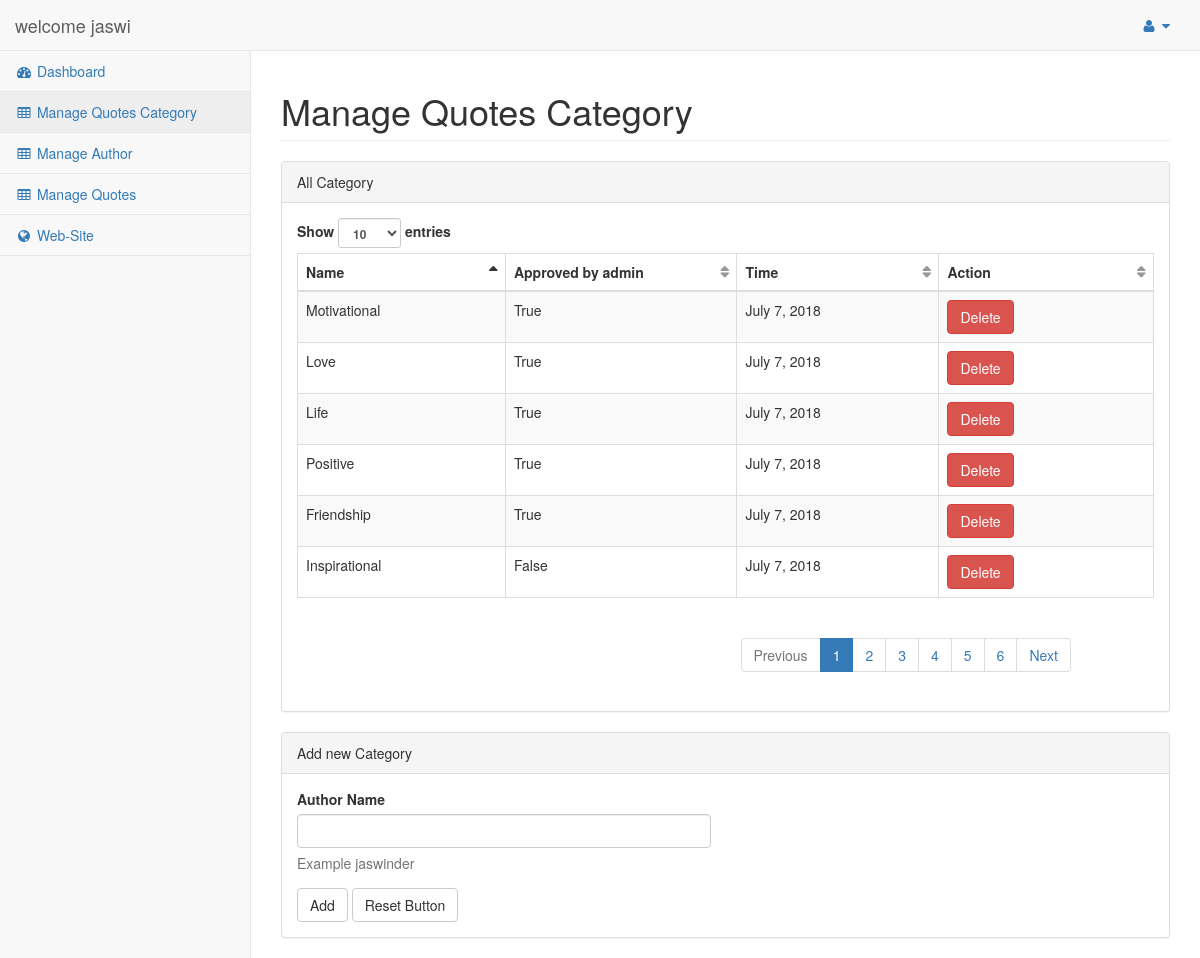
Screenshot of /user/qcategory/ (signed in) with the database file from the repository.
### quotes/models.py (models this page shows)
class category(models.Model):
	name = models.CharField(max_length=30)
	submitedon = models.DateField(default=datetime.date.today)
	user = models.ForeignKey(settings.AUTH_USER_MODEL, on_delete=models.CASCADE,default=1)
	isapproved = models.BooleanField(default=False)
	isdeleted = models.BooleanField(default=False)

### user/views.py (the view, shortened to what this page needs)
# urls.py: path('qcategory/', views.qcategory, name='qcategory'),
@csrf_exempt
def qcategory(request):
	if request.GET.get("delete"):
		category.objects.filter(id=request.GET.get("delete")).update(isdeleted=True)
	get_all_category_by_user = category.objects.filter(user=request.user).filter(isdeleted=False)
	context = {"get_all_category_by_user":get_all_category_by_user}
	return render(request,"user/ManageQuotesCategory.html",context)

### quotes/context_processors.py (called while the page is built)
def categories(request):
	return {
		'categories': category.objects.all()[:3],
		'authors': author.objects.all()[:3]
	}

### user/templates/user/ManageQuotesCategory.html (shortened to what this page needs)
{% extends 'userbase.html' %}
{% block pagecontent %}
<div id="page-wrapper">
    <div class="row">
        <div class="col-lg-12">
            <h1 class="page-header">Manage Quotes Category</h1>
        </div>
    </div>
    <div class="row">
        <div class="col-lg-12">
            <div class="panel panel-default">
                <div class="panel-heading">
                    All Category
                </div>
                <div class="panel-body">
                    <div id="dataTables-example_wrapper" class="dataTables_wrapper form-inline dt-bootstrap no-footer"><div class="row"><div class="col-sm-6"><div class="dataTables_length" id="dataTables-example_length"><label>Show <select name="dataTables-example_length" aria-controls="dataTables-example" class="form-control input-sm"><option value="10">10</option><option value="25">25</option><option value="50">50</option><option value="100">100</option></select> entries</label></div></div><div class="col-sm-6"></div></div><div class="row"><div class="col-sm-12"><table class="table table-striped table-bordered table-hover dataTable no-footer dtr-inline" id="dataTables-example" role="grid" aria-describedby="dataTables-example_info" style="width: 100%;" width="100%">
                        <thead>
                            <tr role="row"><th class="sorting_asc" tabindex="0" aria-controls="dataTables-example" rowspan="1" colspan="1" style="width: 277px;" aria-sort="ascending" aria-label="Rendering engine: activate to sort column descending">Name</th><th class="sorting" tabindex="0" aria-controls="dataTables-example" rowspan="1" colspan="1" style="width: 321px;" aria-label="Browser: activate to sort column ascending">Approved by admin</th><th class="sorting" tabindex="0" aria-controls="dataTables-example" rowspan="1" colspan="1" style="width: 293px;" aria-label="Platform(s): activate to sort column ascending">Time</th>
                                <th class="sorting" tabindex="0" aria-controls="dataTables-example" rowspan="1" colspan="1" style="width: 293px;" aria-label="Platform(s): activate to sort column ascending">Action</th></tr>
                        </thead>
                        <tbody>
                           {% if get_all_category_by_user %}
                          {% for category_by_user in get_all_category_by_user %}
                          <tr class="gradeA odd" role="row">
                            <td class="sorting_1">{{category_by_user.name}}</td>
                            <td>{{category_by_user.isapproved}}</td>
                            <td>{{category_by_user.submitedon}}</td>
                            <td><a href="{% url 'qcategory'%}?delete={{category_by_user.id}}" class="btn btn-danger">Delete</a></td>
                        </tr>
                          {% endfor%}
                          {% else %}
                          <tr class="gradeA odd" role="row">
                            <td colspan="4" style="text-align: center;color: red;" class="sorting_1">No Data </td>
                        </tr>
                          {% endif %}
                    </tbody>
                    </table></div></div><div class="row"><div class="col-sm-6"></div><div class="col-sm-6"><div class="dataTables_paginate paging_simple_numbers" id="dataTables-example_paginate"><ul class="pagination"><li class="paginate_button previous disabled" aria-controls="dataTables-example" tabindex="0" id="dataTables-example_previous"><a href="#">Previous</a></li><li class="paginate_button active" aria-controls="dataTables-example" tabindex="0"><a href="#">1</a></li><li class="paginate_button " aria-controls="dataTables-example" tabindex="0"><a href="#">2</a></li><li class="paginate_button " aria-controls="dataTables-example" tabindex="0"><a href="#">3</a></li><li class="paginate_button " aria-controls="dataTables-example" tabindex="0"><a href="#">4</a></li><li class="paginate_button " aria-controls="dataTables-example" tabindex="0"><a href="#">5</a></li><li class="paginate_button " aria-controls="dataTables-example" tabindex="0"><a href="#">6</a></li><li class="paginate_button next" aria-controls="dataTables-example" tabindex="0" id="dataTables-example_next"><a href="#">Next</a></li></ul></div></div></div></div>
                </div>
            </div>
        </div>
        <div class="col-lg-12">
            <div class="panel panel-default">
                <div class="panel-heading">
                    Add new Category
                </div>
                <div class="panel-body">
                    <div class="row">
                        <div class="col-lg-6">
                            <form role="form" action="{% url 'qcategory' %}" method="post">
                                <div class="form-group">
                                    <label>Author Name</label>
                                    <input type="text" name="Category" class="form-control">
                                    <p class="help-block">Example jaswinder</p>
                                </div>
                                <button type="submit" class="btn btn-default">Add</button>
                                <button type="reset" class="btn btn-default">Reset Button</button>
                            </form>
                        </div>
                    </div>
                </div>
            </div>
        </div>
    </div>
</div>
</div>
{% endblock %}

### user/templates/userbase.html (shortened to what this page needs)
<!DOCTYPE html>
<html lang="en">
<head>
    <link href="/static/vendor/bootstrap/css/bootstrap.min.css" rel="stylesheet">
    <link href="/static/vendor/metisMenu/metisMenu.min.css" rel="stylesheet">
    <link href="/static/dist/css/sb-admin-2.css" rel="stylesheet">
    <link href="/static/vendor/morrisjs/morris.css" rel="stylesheet">
    <link href="/static/vendor/font-awesome/css/font-awesome.min.css" rel="stylesheet" type="text/css">
</head>
<body>
    <div id="wrapper">
        <nav class="navbar navbar-default navbar-static-top" role="navigation" style="margin-bottom: 0">
            <div class="navbar-header">
                <a class="navbar-brand" href="index.html">welcome {{user.username}}</a>
            </div>
            <ul class="nav navbar-top-links navbar-right" style="float: right;">
                <li class="dropdown">
                    <a class="dropdown-toggle" data-toggle="dropdown" href="#">
                        <i class="fa fa-user fa-fw"></i> <i class="fa fa-caret-down"></i>
                    </a>
                </li>
            </ul>
            <div class="navbar-default sidebar" role="navigation">
                <div class="sidebar-nav navbar-collapse">
                    <ul class="nav" id="side-menu">
                        <li>
                            <a href="{% url 'profile_view'%}"><i class="fa fa-dashboard fa-fw"></i> Dashboard</a>
                        </li>
                        <li>
                            <a href="{% url 'qcategory'%}"><i class="fa fa-table fa-fw"></i> Manage Quotes Category</a>
                        </li>
                        <li>
                            <a href="{% url 'qauthor'%}"><i class="fa fa-table fa-fw"></i> Manage Author</a>
                        </li>
                        <li>
                            <a href="{% url 'qquotes'%}"><i class="fa fa-table fa-fw"></i> Manage Quotes</a>
                        </li>
                        <li>
                            <a href="/"><i class="fa fa-globe fa-fw"></i> Web-Site </a>
                        </li>
                    </ul>
                </div>
            </div>
        </nav>
	{% block pagecontent %}
      {% endblock %}
</body>
</html>
</html>

### rows the page displays
category: name "Motivational", isapproved "True", submitedon "July 7, 2018"
category: name "Love", isapproved "True", submitedon "July 7, 2018"
category: name "Life", isapproved "True", submitedon "July 7, 2018"
category: name "Positive", isapproved "True", submitedon "July 7, 2018"
category: name "Friendship", isapproved "True", submitedon "July 7, 2018"
category: name "Inspirational", isapproved "False", submitedon "July 7, 2018"

### other values shown
{{ user.username }} "jaswi"
